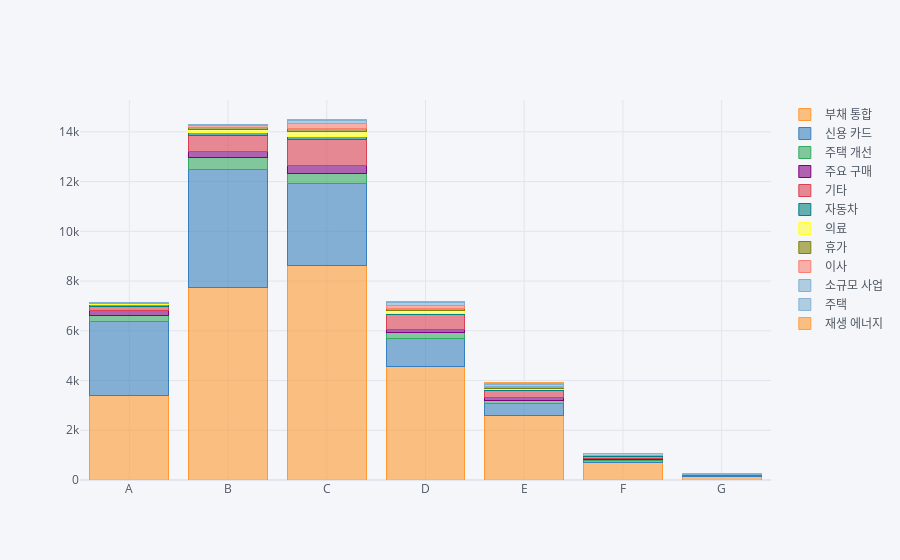

The notebook cell this image was saved under:
### Code cell
df = common_df('대출목적')
df.iplot(kind='bar', barmode='stack')

### Figure 1 — Plotly figure (JSON) as saved in the notebook; plotly's stock layout.template omitted (floating-point values rounded to 4 significant figures)
{"data": [{"marker": {"color": "rgba(255, 153, 51, 0.6)", "line": {"color": "rgba(255, 153, 51, 1.0)", "width": 1}}, "name": "부채 통합", "orientation": "v", "text": "", "type": "bar", "x": ["A", "B", "C", "D", "E", "F", "G"], "y": [3387, 7747, 8617, 4556, 2610, 691, 149]}, {"marker": {"color": "rgba(55, 128, 191, 0.6)", "line": {"color": "rgba(55, 128, 191, 1.0)", "width": 1}}, "name": "신용 카드", "orientation": "v", "text": "", "type": "bar", "x": ["A", "B", "C", "D", "E", "F", "G"], "y": [2982, 4757, 3293, 1153, 483, 88, 14]}, {"marker": {"color": "rgba(50, 171, 96, 0.6)", "line": {"color": "rgba(50, 171, 96, 1.0)", "width": 1}}, "name": "주택 개선", "orientation": "v", "text": "", "type": "bar", "x": ["A", "B", "C", "D", "E", "F", "G"], "y": [259, 453, 435, 209, 120, 45, 6]}, {"marker": {"color": "rgba(128, 0, 128, 0.6)", "line": {"color": "rgba(128, 0, 128, 1.0)", "width": 1}}, "name": "주요 구매", "orientation": "v", "text": "", "type": "bar", "x": ["A", "B", "C", "D", "E", "F", "G"], "y": [184, 268, 319, 148, 95, 27, 5]}, {"marker": {"color": "rgba(219, 64, 82, 0.6)", "line": {"color": "rgba(219, 64, 82, 1.0)", "width": 1}}, "name": "기타", "orientation": "v", "text": "", "type": "bar", "x": ["A", "B", "C", "D", "E", "F", "G"], "y": [162, 617, 1031, 583, 298, 103, 33]}, {"marker": {"color": "rgba(0, 128, 128, 0.6)", "line": {"color": "rgba(0, 128, 128, 1.0)", "width": 1}}, "name": "자동차", "orientation": "v", "text": "", "type": "bar", "x": ["A", "B", "C", "D", "E", "F", "G"], "y": [83, 152, 113, 63, 32, 14, 2]}, {"marker": {"color": "rgba(255, 255, 51, 0.6)", "line": {"color": "rgba(255, 255, 51, 1.0)", "width": 1}}, "name": "의료", "orientation": "v", "text": "", "type": "bar", "x": ["A", "B", "C", "D", "E", "F", "G"], "y": [37, 115, 211, 120, 50, 19, 5]}, {"marker": {"color": "rgba(128, 128, 0, 0.6)", "line": {"color": "rgba(128, 128, 0, 1.0)", "width": 1}}, "name": "휴가", "orientation": "v", "text": "", "type": "bar", "x": ["A", "B", "C", "D", "E", "F", "G"], "y": [19, 73, 132, 53, 21, 3, 1]}, {"marker": {"color": "rgba(251, 128, 114, 0.6)", "line": {"color": "rgba(251, 128, 114, 1.0)", "width": 1}}, "name": "이사", "orientation": "v", "text": "", "type": "bar", "x": ["A", "B", "C", "D", "E", "F", "G"], "y": [8, 70, 172, 113, 40, 15, 5]}, {"marker": {"color": "rgba(128, 177, 211, 0.6)", "line": {"color": "rgba(128, 177, 211, 1.0)", "width": 1}}, "name": "소규모 사업", "orientation": "v", "text": "", "type": "bar", "x": ["A", "B", "C", "D", "E", "F", "G"], "y": [6, 25, 120, 127, 102, 43, 20]}, {"marker": {"color": "rgba(128, 177, 211, 0.6)", "line": {"color": "rgba(128, 177, 211, 0.8999999999999999)", "width": 1}}, "name": "주택", "orientation": "v", "text": "", "type": "bar", "x": ["A", "B", "C", "D", "E", "F", "G"], "y": [5, 22, 61, 53, 46, 20, 8]}, {"marker": {"color": "rgba(255, 153, 51, 0.6)", "line": {"color": "rgba(255, 153, 51, 0.8999999999999999)", "width": 1}}, "name": "재생 에너지", "orientation": "v", "text": "", "type": "bar", "x": ["A", "B", "C", "D", "E", "F", "G"], "y": ["", "", 13, 13, 5, 3, ""]}], "layout": {"barmode": "stack", "legend": {"bgcolor": "#F5F6F9", "font": {"color": "#4D5663"}, "traceorder": "normal"}, "paper_bgcolor": "#F5F6F9", "plot_bgcolor": "#F5F6F9", "title": {"font": {"color": "#4D5663"}}, "xaxis": {"gridcolor": "#E1E5ED", "showgrid": true, "tickfont": {"color": "#4D5663"}, "title": {"font": {"color": "#4D5663"}, "text": ""}, "zerolinecolor": "#E1E5ED"}, "yaxis": {"gridcolor": "#E1E5ED", "showgrid": true, "tickfont": {"color": "#4D5663"}, "title": {"font": {"color": "#4D5663"}, "text": ""}, "zerolinecolor": "#E1E5ED"}}}
